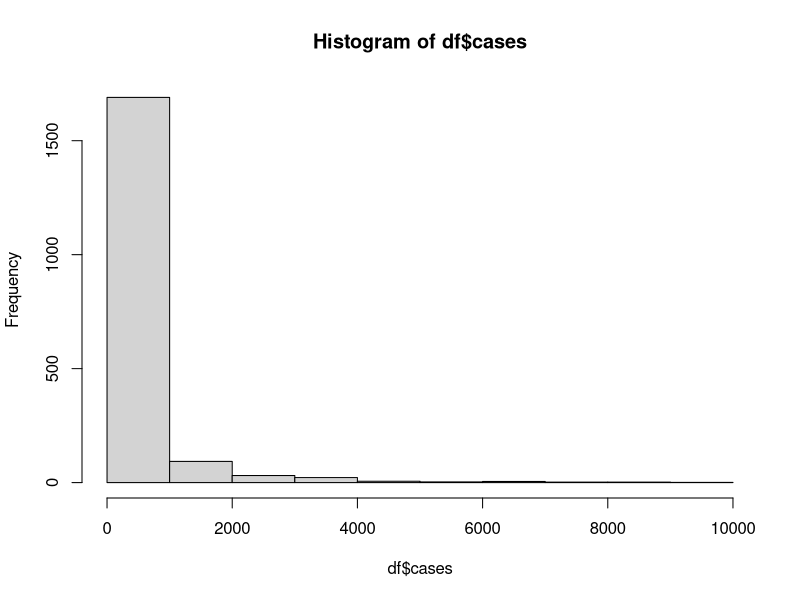
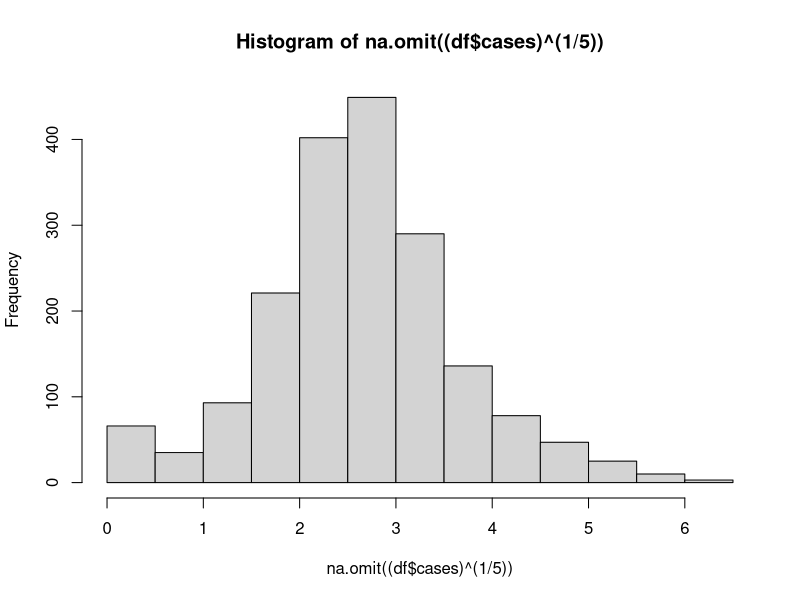
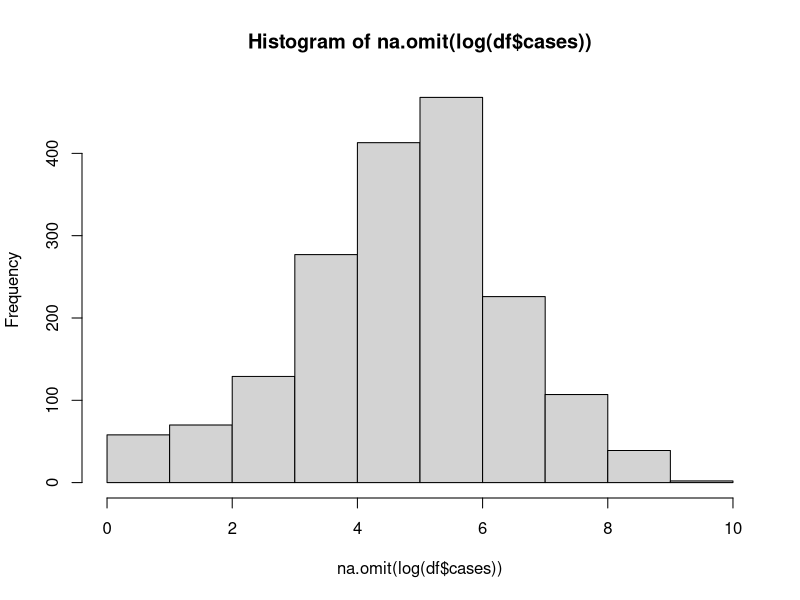
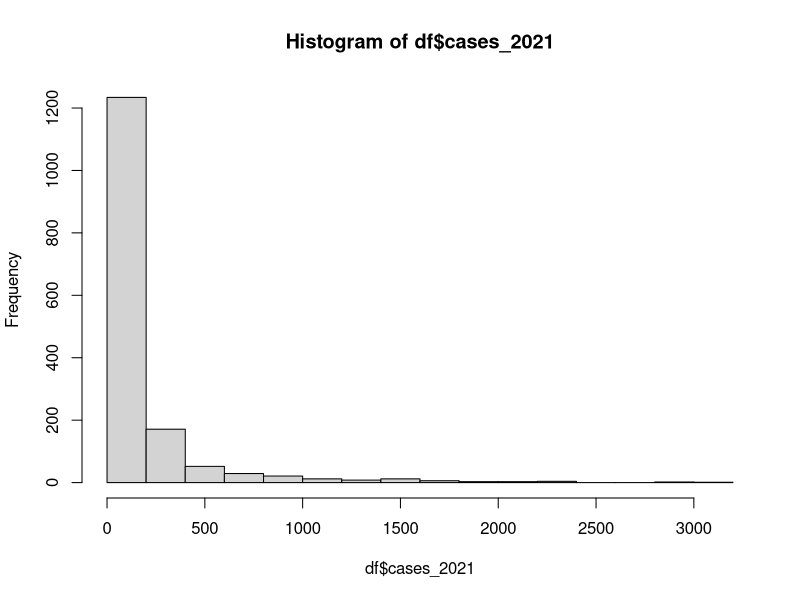
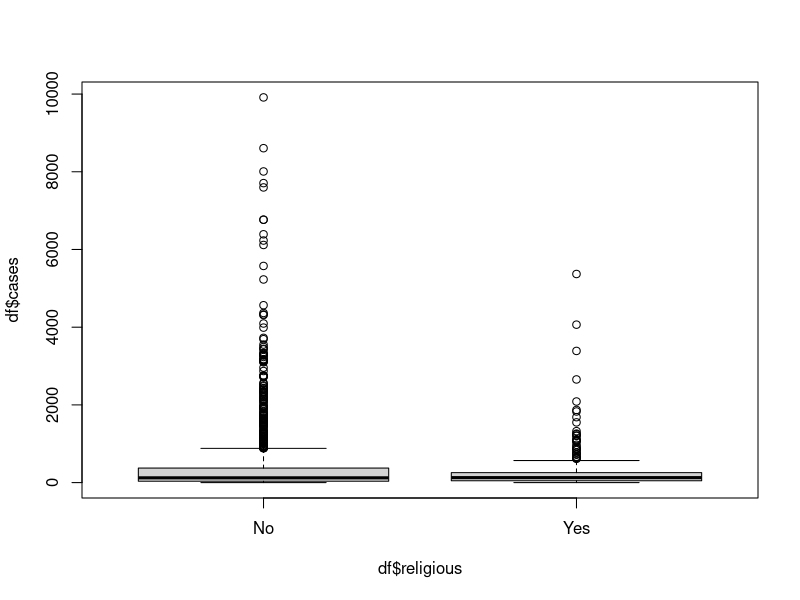
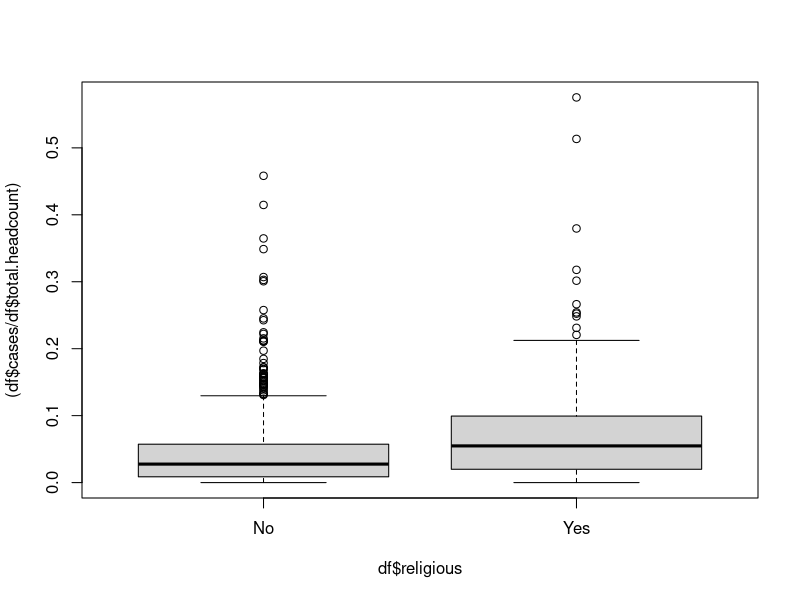

Reproduce these figures in R, in order. (Note: this script raises an error after producing the figures.)
## ---- chunk 1
df <- read.csv("full_cases.csv")

colnames(df)

df = df[,-c(1,3)]

colnames(df)

hist(df$cases)
hist(na.omit((df$cases)^(1/5)))
# the issue with the log and the reason why I did the 1/6 above is because 
# there are a lot of 0 entries. This makes them infinite with the log and it 
# messes with the linear regression. I am not sure what you do in this instance.
hist(na.omit(log(df$cases)))

hist(df$cases_2021)

# this shows that religious institutions are not as large as the largest non-religious
# this is because of large public non-religious schools
# once accounting for size, median case count higher for religious.
boxplot(df$cases ~ df$religious)
boxplot((df$cases  / df$total.headcount) ~ df$religious)

df$religious = as.factor(df$religious)

df$FIPS.state.code = as.factor(df$FIPS.state.code)
df$control = as.factor(df$control)
df$occupational.degree = as.factor(df$occupational.degree)
df$academic.degree = as.factor(df$academic.degree)
df$hs.equivelant.degree = as.factor(df$hs.equivelant.degree)
df$NCAA.football = as.factor(df$NCAA.football)
df$on.campus.housing = as.factor(df$on.campus.housing)
df$catholic.religious = as.factor(df$catholic.religious)


summary(lm1 <- lm(cases ~ religious, df))
summary(lm2 <- lm(cases^(1/5) ~ religious, df))

summary(lm3 <- lm(cases ~ religious + FIPS.state.code + control + percent.fin.aid + tuition + number_of_days_mandated + total.headcount, df))

summary(lm4 <- lm(cases ~ (religious + FIPS.state.code + control + percent.fin.aid + tuition + number_of_days_mandated)*total.headcount, df))

# looking at ridge would be good but they say just a baseline model for EPA. 

